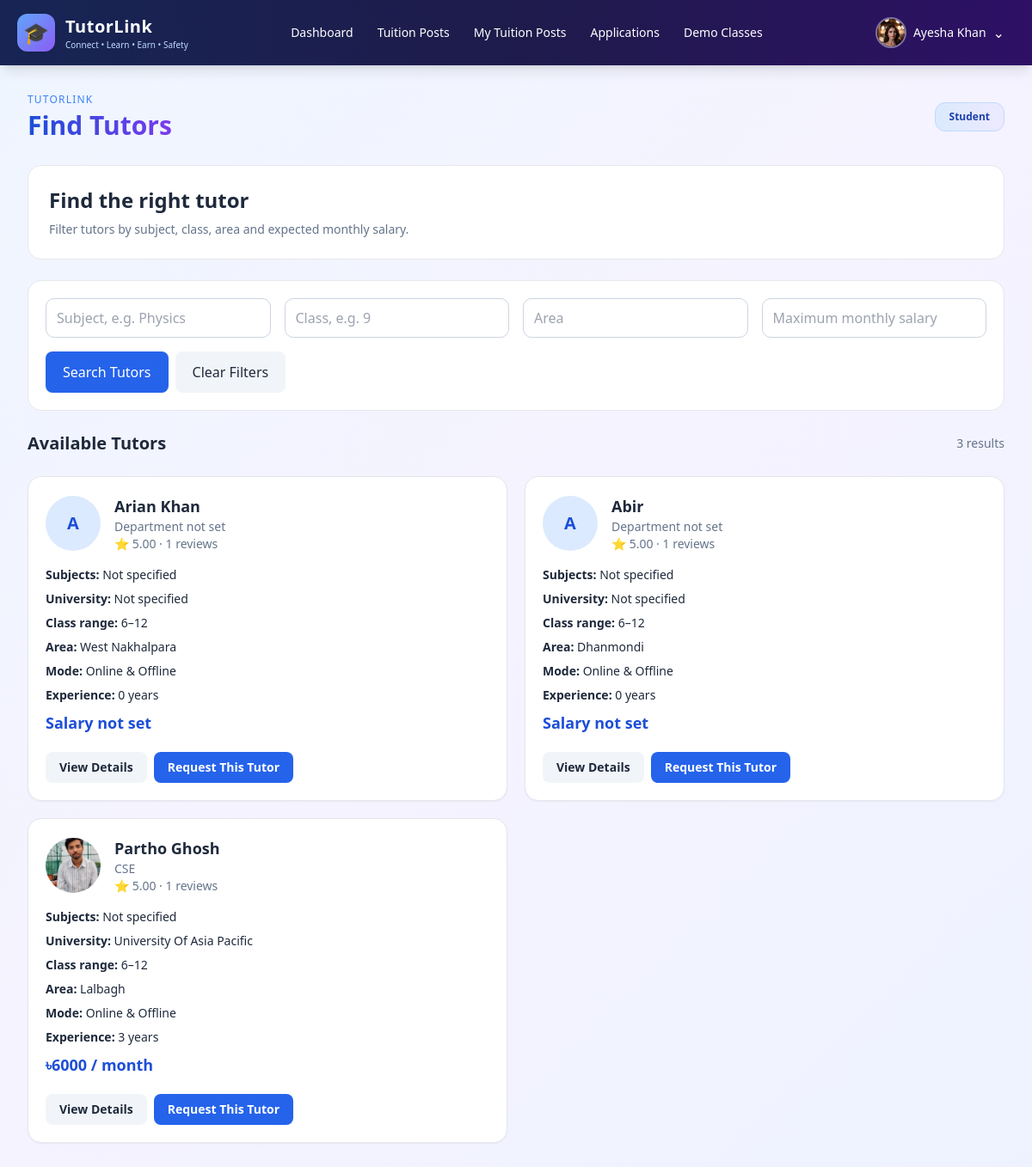
Page /tutors/ (signed in) on the earlier database version.
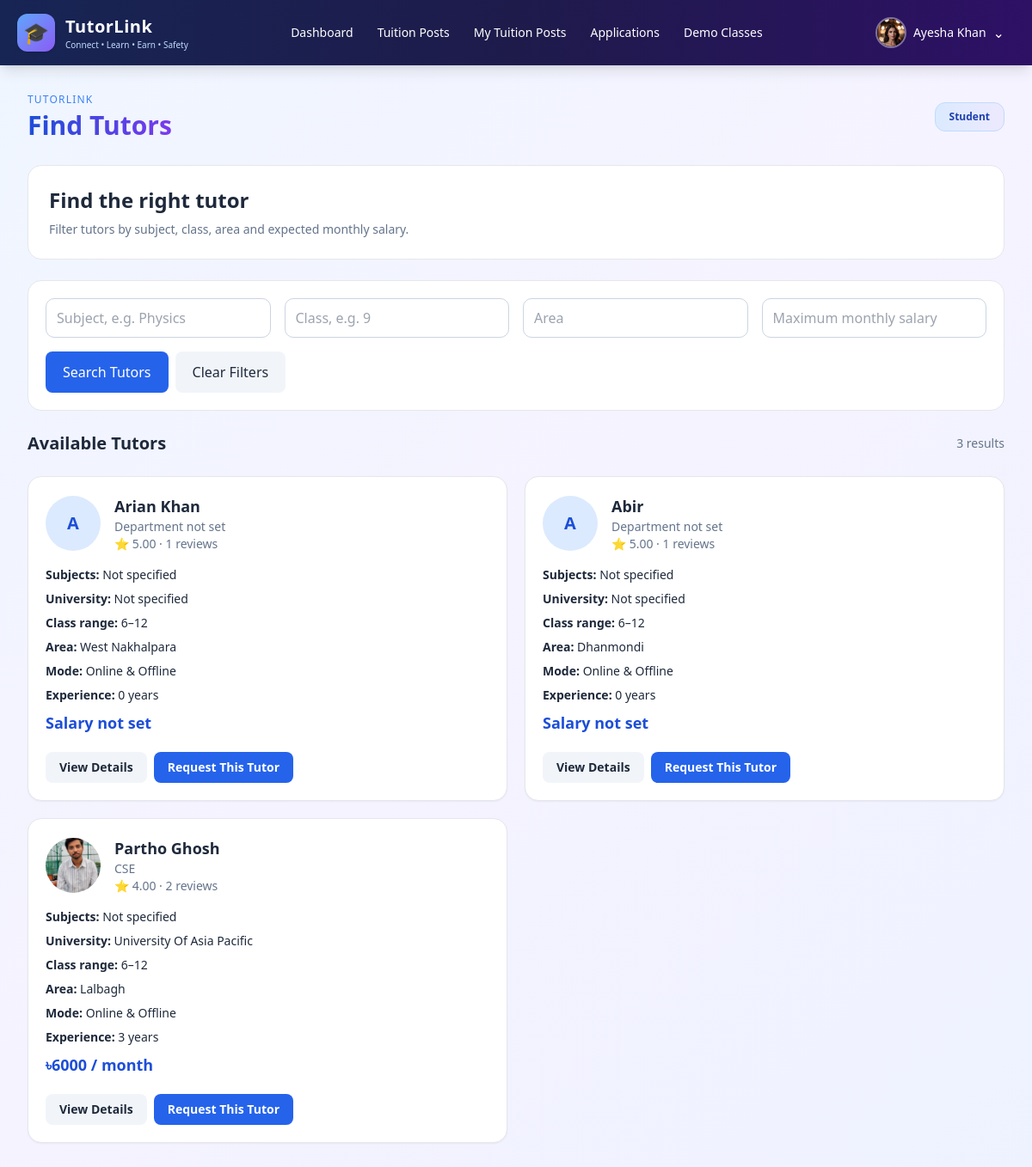
Same page on the later database version.
### tutors/models.py (models this page shows, shortened)
class TutorProfile(models.Model):
    class Mode(models.TextChoices):
        ONLINE = "ONLINE", "Online"
        OFFLINE = "OFFLINE", "Offline"
        BOTH = "BOTH", "Online & Offline"
    user = models.OneToOneField(
        settings.AUTH_USER_MODEL,
        on_delete=models.CASCADE,
        related_name="tutor_profile",
    )
    university = models.CharField(max_length=200, blank=True)
    department = models.CharField(max_length=200, blank=True)
    subjects = models.ManyToManyField(
        Subject,
        blank=True,
        related_name="tutors",
    )
    class_from = models.PositiveSmallIntegerField(default=1)
    class_to = models.PositiveSmallIntegerField(default=12)
    expected_salary = models.DecimalField(
        max_digits=10,
        decimal_places=2,
        default=0,
    )
    mode = models.CharField(
        max_length=20,
        choices=Mode.choices,
        default=Mode.BOTH,
    )
    experience_years = models.PositiveSmallIntegerField(default=0)
    available_time = models.CharField(max_length=200, blank=True)
    rating = models.DecimalField(
        max_digits=3,
        decimal_places=2,
        default=0,
    )
    review_count = models.PositiveIntegerField(default=0)
    class Meta:
        ordering = ["-rating", "-review_count"]

### accounts/models.py (models this page shows, shortened)
class User(AbstractUser):
    class Role(models.TextChoices):
        ADMIN = 'ADMIN', 'Administrator'
        TUTOR = 'TUTOR', 'Tutor'
        STUDENT = 'STUDENT', 'Student'
    role = models.CharField(max_length=10, choices=Role.choices, default=Role.STUDENT)
    phone = models.CharField(max_length=20, blank=True)
    division = models.CharField(max_length=50, blank=True)
    district = models.CharField(max_length=50, blank=True)
    area = models.CharField(max_length=100, blank=True)
    profile_picture = models.ImageField(upload_to='profiles/', blank=True, null=True)
    bio = models.TextField(blank=True)
    is_verified = models.BooleanField(default=False)
    institution = models.CharField(max_length=150, blank=True)
    academic_level = models.CharField(max_length=50, blank=True)
    monthly_budget = models.DecimalField(max_digits=10, decimal_places=2, null=True, blank=True)

### tutors/views.py (the view)
# urls.py: path("", views.find_tutors, name="find_tutors"),
@login_required
def find_tutors(request):
    if request.user.role != User.Role.STUDENT:
        return redirect("role_dashboard")
    for tutor_user in User.objects.filter(
        role=User.Role.TUTOR
    ).iterator():
        TutorProfile.objects.get_or_create(user=tutor_user)
    tutors = TutorProfile.objects.filter(
        user__role=User.Role.TUTOR
    ).select_related("user").prefetch_related("subjects")
    subject = request.GET.get("subject", "").strip()
    class_level = "".join(
        ch for ch in request.GET.get("class_level", "")
        if ch.isdigit()
    )
    area = request.GET.get("area", "").strip()
    max_budget = request.GET.get("max_budget", "").strip()
    if subject:
        tutors = tutors.filter(subjects__name__icontains=subject)
    if class_level:
        tutors = tutors.filter(
            class_from__lte=int(class_level),
            class_to__gte=int(class_level),
        )
    if area:
        tutors = tutors.filter(user__area__icontains=area)
    if max_budget.isdigit():
        tutors = tutors.filter(
            expected_salary__gt=0,
            expected_salary__lte=int(max_budget),
        )
    tutors = list(tutors.distinct().order_by("-rating", "-review_count"))
    avg_rating = None
    if tutors:
        avg_rating = round(
            sum(float(tutor.rating) for tutor in tutors) / len(tutors),
            1,
        )
    return render(request, "tutors/find_tutors.html", {
        "tutors": tutors,
        "subjects": Subject.objects.all().order_by("name"),
        "class_levels": range(1, 13),
        "filters": request.GET,
        "avg_rating": avg_rating,
        "role_name": "Student",
    })

### templates/tutors/find_tutors.html (shortened to what the changed rows need)
{% extends 'accounts/dashboards/base_dashboard.html' %}
{% block content %}
<div class="space-y-6">
    <div class="bg-white border rounded-2xl p-6">
        <h2 class="text-2xl font-bold">Find the right tutor</h2>
    </div>
    <div class="grid md:grid-cols-2 xl:grid-cols-3 gap-5">
        {% for tutor in tutors %}
        <article class="bg-white border rounded-2xl p-5 shadow-sm">
            <div class="flex items-center gap-4">
                {% if tutor.user.profile_picture %}
                <img src="{{ tutor.user.profile_picture.url }}"
                     alt="Tutor profile"
                     class="w-16 h-16 rounded-full object-cover">
                {% else %}
                <div class="w-16 h-16 rounded-full bg-blue-100 text-blue-700 flex items-center justify-center text-xl font-bold">
                    {{ tutor.user.first_name|default:tutor.user.username|slice:":1"|upper }}
                </div>
                {% endif %}
                <div class="min-w-0">
                    <h4 class="font-bold text-lg">
                        {{ tutor.user.get_full_name|default:tutor.user.username }}
                    </h4>
                    <p class="text-sm text-slate-500">
                        {{ tutor.department|default:"Department not set" }}
                    </p>
                    <p class="text-sm text-slate-500">
                        ⭐ {{ tutor.rating }} · {{ tutor.review_count }} reviews
                    </p>
                </div>
            </div>
            <div class="mt-4 space-y-2 text-sm">
                <p>
                    <strong>Subjects:</strong>
                    {% for subject in tutor.subjects.all %}
                        {{ subject.name }}{% if not forloop.last %}, {% endif %}
                    {% empty %}
                        Not specified
                    {% endfor %}
                </p>
                <p><strong>University:</strong> {{ tutor.university|default:"Not specified" }}</p>
                <p><strong>Class range:</strong> {{ tutor.class_from }}–{{ tutor.class_to }}</p>
                <p><strong>Area:</strong> {{ tutor.user.area|default:"Not specified" }}</p>
                <p><strong>Mode:</strong> {{ tutor.get_mode_display }}</p>
                <p><strong>Experience:</strong> {{ tutor.experience_years }} year{{ tutor.experience_years|pluralize }}</p>
                <p class="font-bold text-blue-700 text-lg">
                    {% if tutor.expected_salary %}
                        ৳{{ tutor.expected_salary|floatformat:0 }} / month
                    {% else %}
                        Salary not set
                    {% endif %}
                </p>
            </div>
            <div class="mt-5 flex flex-wrap gap-2">
                <a href="{% url 'tutor_detail' tutor.pk %}"
                   class="px-4 py-2 rounded-lg bg-slate-100 text-slate-800 text-sm font-semibold">
                    View Details
                </a>
                <a href="{% url 'request_tutor' tutor.pk %}"
                   class="px-4 py-2 rounded-lg bg-blue-600 text-white text-sm font-semibold">
                    Request This Tutor
                </a>
            </div>
        </article>
        {% endfor %}
    </div>
</div>
{% endblock %}

Differences in the rows shown:
changed TutorProfile "CSE": rating "5.00" → "4.00"; review_count "1" → "2"
